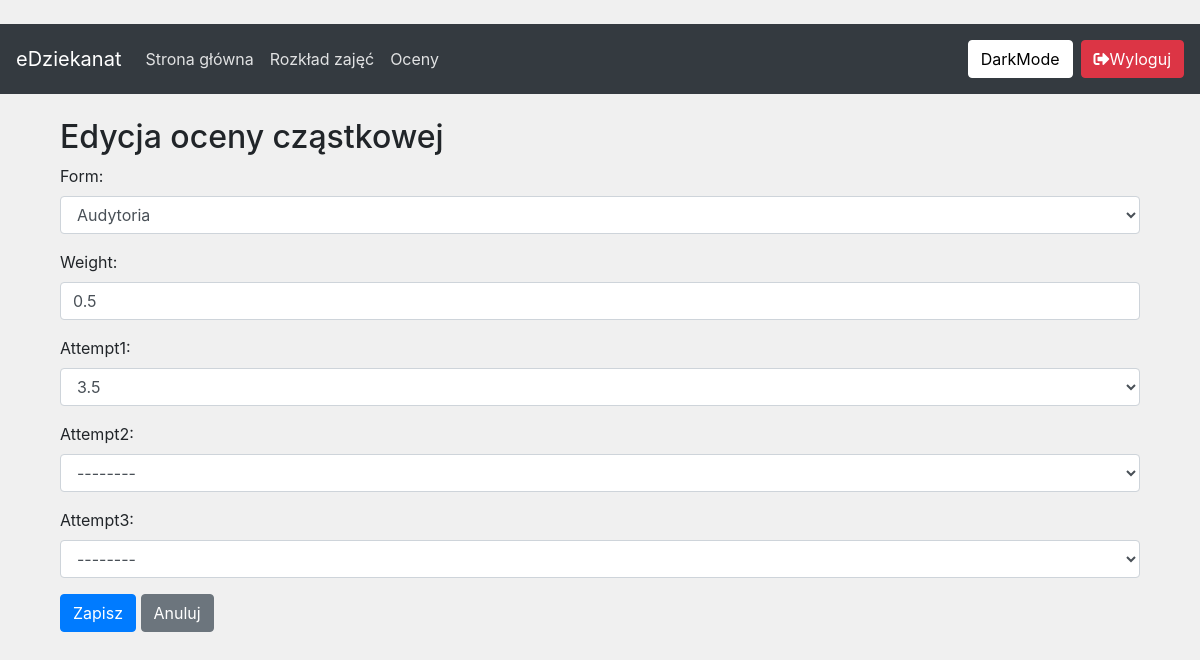
The app's page /grades/edit/1/ (signed in) with its own data.
### grades/models.py (models this page shows, shortened)
class PartialGrade(models.Model):
    final_grade = models.ForeignKey(FinalGrade, on_delete=models.CASCADE)
    form = models.CharField(max_length=20, choices=FORM_CHOICES)
    weight = models.FloatField(default=1.0, help_text="Waga oceny cząstkowej")
    attempt1 = models.CharField(max_length=10, choices=GRADE_CHOICES, blank=True)
    attempt2 = models.CharField(max_length=10, choices=GRADE_CHOICES, blank=True)
    attempt3 = models.CharField(max_length=10, choices=GRADE_CHOICES, blank=True)
    class Meta:
        unique_together = ('final_grade', 'form')

### grades/views.py (the view)
# urls.py: path('grades/edit/<int:partial_id>/', views.edit_partial_grade, name='edit_partial_grade'),
@login_required
def edit_partial_grade(request, partial_id):
    if not request.user.is_superuser:
        return HttpResponseForbidden("Brak uprawnień do modyfikacji ocen")
    partial = get_object_or_404(PartialGrade, id=partial_id, final_grade__user=request.user)
    if request.method == 'POST':
        form = PartialGradeForm(request.POST, instance=partial, final_grade=partial.final_grade)
        if form.is_valid():
            form.save()
            return redirect('grades')
    else:
        form = PartialGradeForm(instance=partial, final_grade=partial.final_grade)
    return render(request, 'edit_partial_grade.html', {'form': form, 'partial': partial})

### grades/forms.py (shortened to what this page needs)
class PartialGradeForm(forms.ModelForm):
    class Meta:
        model = PartialGrade
        fields = ['form', 'weight', 'attempt1', 'attempt2', 'attempt3']
        widgets = {
            'form': forms.Select(attrs={'class': 'form-control'}),
            'weight': forms.NumberInput(attrs={'class': 'form-control'}),
            'attempt1': forms.Select(attrs={'class': 'form-control'}),
            'attempt2': forms.Select(attrs={'class': 'form-control'}),
            'attempt3': forms.Select(attrs={'class': 'form-control'}),
        }
    def __init__(self, *args, **kwargs):
        self.final_grade = kwargs.pop('final_grade', None)
        super().__init__(*args, **kwargs)
        self.fields['attempt2'].required = False
        self.fields['attempt3'].required = False
        original_choices_2 = [choice for choice in self.fields['attempt2'].choices if choice[0] != '']
        original_choices_3 = [choice for choice in self.fields['attempt3'].choices if choice[0] != '']
        self.fields['attempt2'].choices = [('', '--------')] + original_choices_2
        self.fields['attempt3'].choices = [('', '--------')] + original_choices_3

### templates/edit_partial_grade.html (shortened to what this page needs)
﻿{% extends 'base.html' %}
{% block content %}
<div class="container mt-4">
    <h2>Edycja oceny cząstkowej</h2>
    <form method="post">
        <div class="mb-3">
            {{ form.form.label_tag }}<br>
            {{ form.form }}
        </div>
        <div class="mb-3">
            {{ form.weight.label_tag }}<br>
            {{ form.weight }}
        </div>
        <div class="mb-3">
            {{ form.attempt1.label_tag }}<br>
            {{ form.attempt1 }}
        </div>
        <div class="mb-3">
            {{ form.attempt2.label_tag }}<br>
            {{ form.attempt2 }}
        </div>
        <div class="mb-3">
            {{ form.attempt3.label_tag }}<br>
            {{ form.attempt3 }}
        </div>
        <div class="form-group">
            <button type="submit" class="btn btn-primary">Zapisz</button>
            <a href="{% url 'grades' %}" class="btn btn-secondary">Anuluj</a>
        </div>
    </form>
</div>
{% endblock %}

### static/css/custom.css (style rules this page uses)
body.light-theme { background-color: #f0f0f0; color: #212529; }
.container { margin-top: 20px; }

### records on screen
PartialGrade: form "Audytoria", weight "0.5", attempt1 "3.5", attempt2 "--------", attempt3 "--------"
